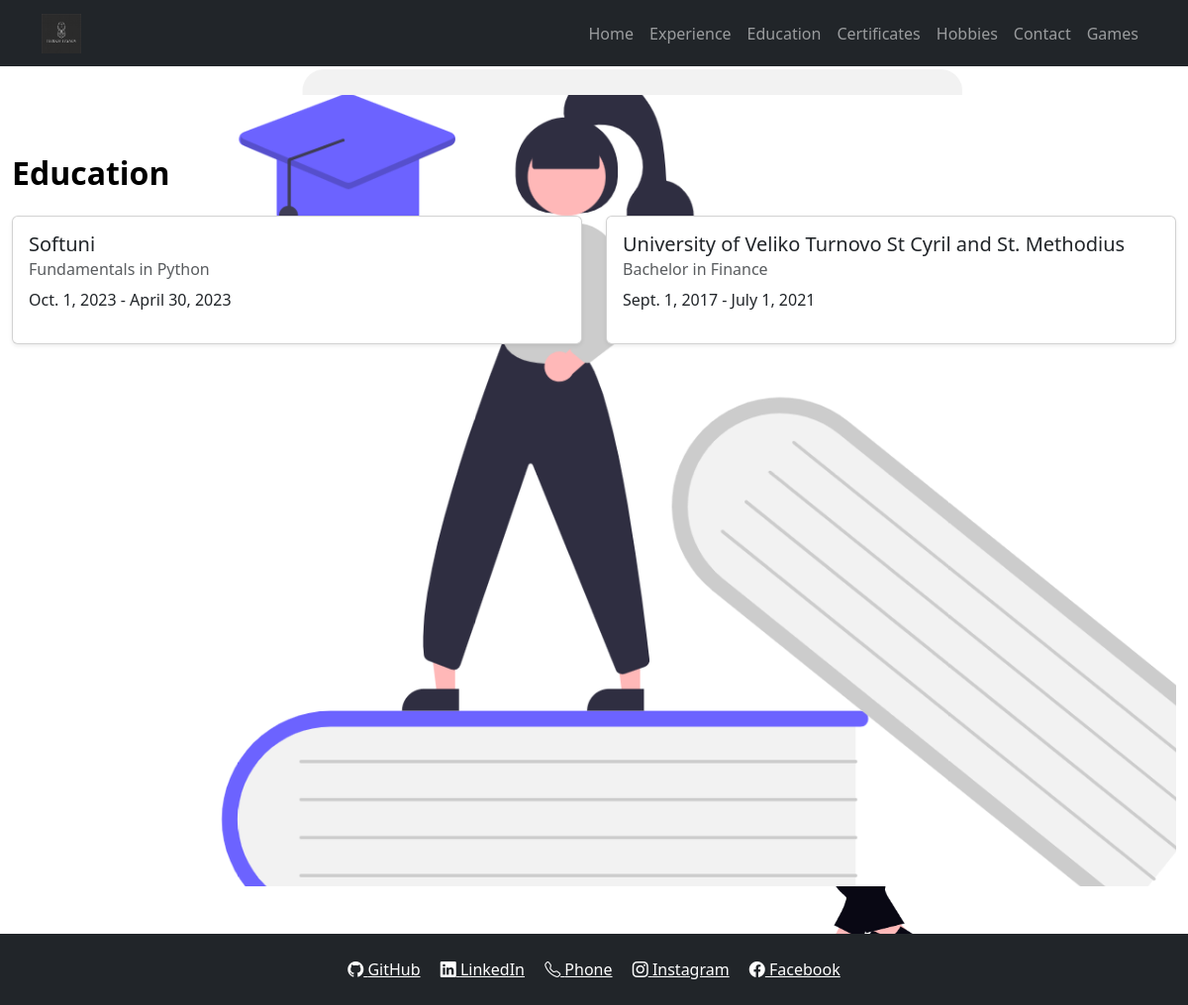
Before: /education/ with the older database file.
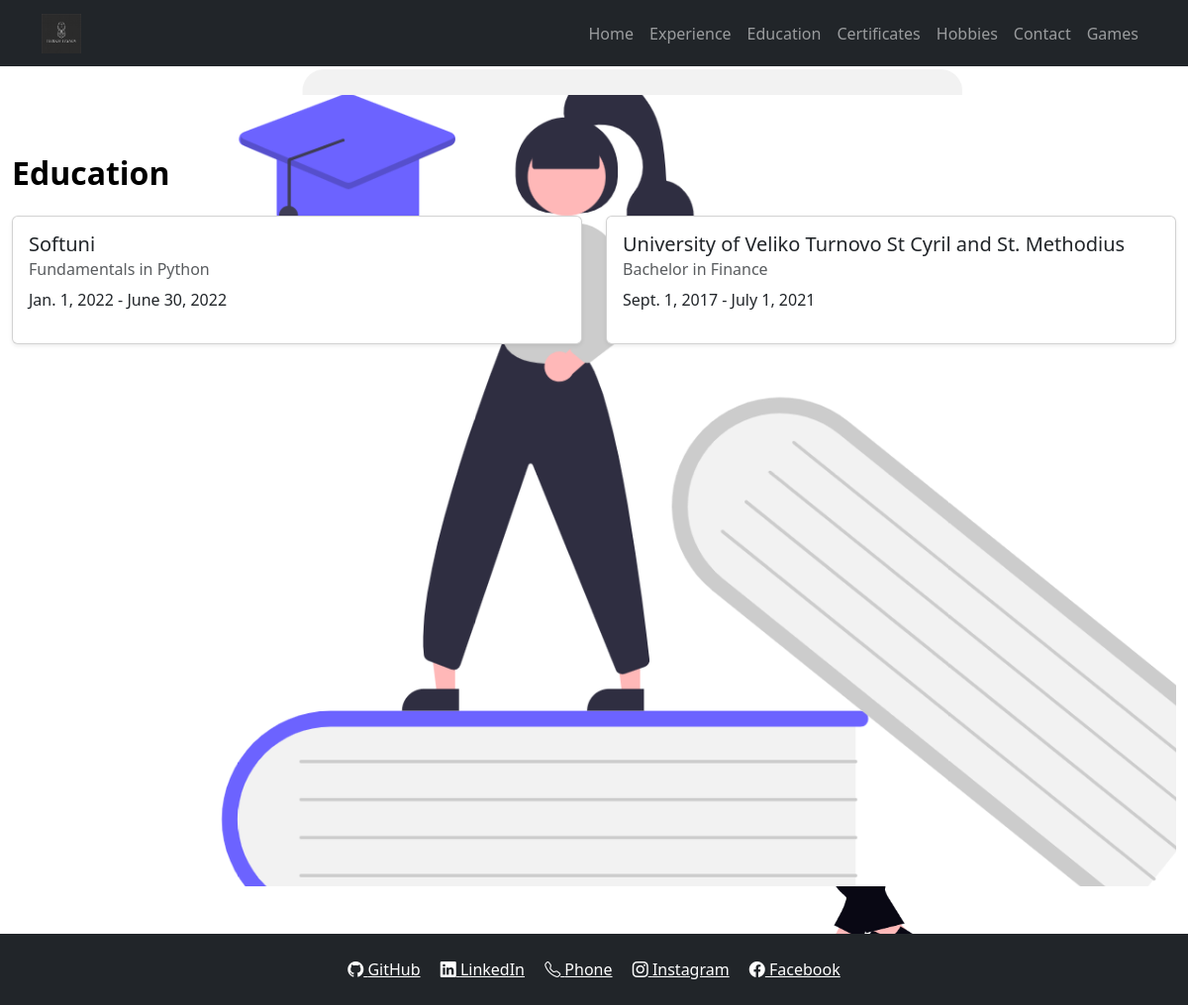
After: the same page with the newer database file.
### education/models.py (models this page shows, shortened)
class Education(models.Model):
    school = models.CharField(max_length=100)
    degree = models.CharField(max_length=100)
    field = models.CharField(max_length=100)
    start_date = models.DateField()
    end_date = models.DateField(null=True, blank=True)
    notes = models.TextField(blank=True)

### education/views.py (the view)
# urls.py: path('', views.home, name='certificates-home'),
def home(request):
    schools = Education.objects.all().order_by('-start_date')
    return render(request, 'education/home.html', {'schools': schools})

### education/templates/education/home.html (shortened to what this page needs)
{% extends "base.html" %}
{% block section_class %}education-section{% endblock %}
{% block content %}
<h2 class="mb-4 text-black fw-bold">Education</h2>
<div class="row row-cols-1 row-cols-md-2 g-4">
    {% for school in schools %}
    <div class="col">
        <div class="card shadow-sm">
            <div class="card-body">
                <h5 class="card-title">{{ school.school }}</h5>
                <h6 class="card-subtitle mb-2 text-muted">{{ school.degree }} in {{ school.field }}</h6>
                <p class="card-text">{{ school.start_date }} - {{ school.end_date|default:"Present" }}</p>
            </div>
        </div>
    </div>
    {% endfor %}
</div>
{% endblock %}

Changed rows visible on the page:
changed Education "Softuni": start_date "Oct. 1, 2023" → "Jan. 1, 2022"; end_date "April 30, 2023" → "June 30, 2022"
